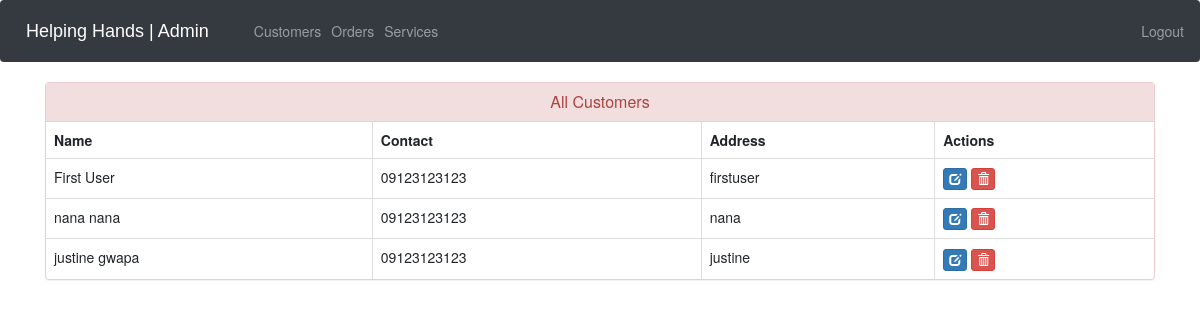
Page /view-customer (signed in) on the earlier database version.
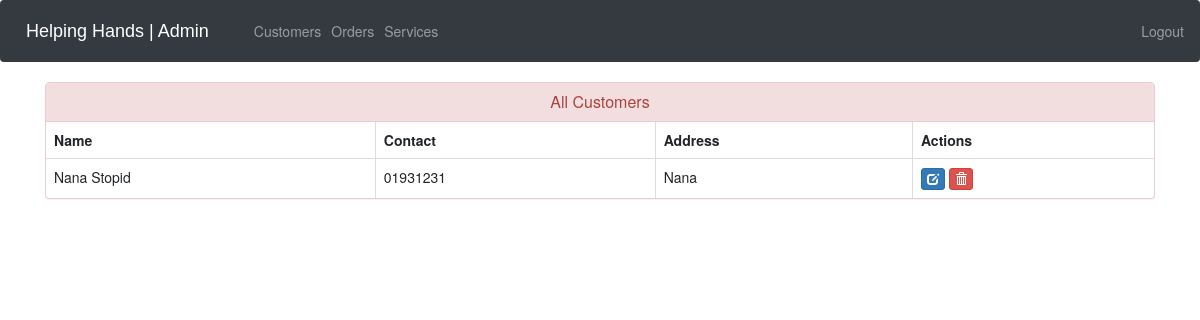
Same page on the later database version.
### ecom/models.py (models this page shows, shortened)
class Customer(models.Model):
    user=models.OneToOneField(User,on_delete=models.CASCADE)
    profile_pic= models.ImageField(upload_to='profile_pic/CustomerProfilePic/',null=True,blank=True, default='profile_pic/CustomerProfilePic/cat.jpg')
    address = models.CharField(max_length=40)
    mobile = models.CharField(max_length=20,null=False)
    @property
    def get_name(self):
        return self.user.first_name+" "+self.user.last_name

### ecom/views.py (the view)
# urls.py: path('view-customer', views.view_customer_view,name='view-customer'),
@login_required(login_url='adminlogin')
def view_customer_view(request):
    customers=models.Customer.objects.all()
    return render(request,'ecom/view_customer.html',{'customers':customers})

### templates/ecom/view_customer.html (shortened to what this page needs)
{% extends 'ecom/admin_base.html' %}
{% load static %}
{% block content %}
<head>
  <link href="//netdna.bootstrapcdn.com/bootstrap/3.0.0/css/bootstrap.min.css" rel="stylesheet" id="bootstrap-css">
</head>
<div class="container">
  <div class="panel panel-danger">
    <div class="panel-heading">
      <h6 class="panel-title">All Customers</h6>
    </div>
    <table class="table table-hover table-bordered" id="dev-table">
      <thead>
        <tr>
          <th>Name</th>
          <th>Contact</th>
          <th>Address</th>
          <th>Actions</th>
        </tr>
      </thead>
      {% for c in customers %}
      <tr>
        <td> {{c.get_name}}</td>
        <td>{{c.mobile}}</td>
        <td>{{c.address}}</td>
        <td><a class="btn btn-primary btn-xs" href="{% url 'update-customer' c.id  %}"><span class="glyphicon glyphicon-edit"></span></a>
        <a class="btn btn-danger btn-xs" href="{% url 'delete-customer' c.id  %}"><span class="glyphicon glyphicon-trash"></span></a></td>
      </tr>
      {% endfor %}
    </table>
  </div>
</div>
{% endblock content %}

### templates/ecom/admin_base.html (shortened to what this page needs)
<!DOCTYPE html>
{% load static %}
<html lang="en">
<head>
  <link rel="stylesheet" href="https://stackpath.bootstrapcdn.com/bootstrap/4.3.1/css/bootstrap.min.css">
  <link rel="stylesheet" href="https://maxcdn.bootstrapcdn.com/font-awesome/4.7.0/css/font-awesome.min.css">
</head>
<body>
  <div class="bs-example">
    <nav class="navbar navbar-expand-md navbar-dark fixed-top" style="background:#343A40;">
      <a href="/" class="navbar-brand">Helping Hands | Admin</a>
      <div class="collapse navbar-collapse justify-content-between" id="navbarCollapse">
        <div class="navbar-nav">
          <a href="/view-customer" class="nav-item nav-link">Customers</a>
          <a href="/admin-view-booking" class="nav-item nav-link">Orders</a>
          <a href="/admin-products" class="nav-item nav-link">Services</a>
        </div>
        <div class="navbar-nav navbar-right">
          <a href="/logout" class="nav-item nav-link"> Logout</a>
        </div>
      </div>
    </nav>
  </div>
  {% block content %}
  {% endblock content %}
<br><br><br><br><br><br><br><br>
</body>
</html>

### templates/ecom/admin_base.html (style rules this page uses)
.bs-example { margin: 0px; }
.navbar-brand { font-size: 20px; font-family: sans-serif; }

### templates/ecom/view_customer.html (style rules this page uses)
a:link { text-decoration: none; }
h6 { text-align: center; }

Differences in the rows shown:
removed Customer: get_name "First User", mobile "09123123123", address "firstuser"
removed Customer: get_name "nana nana", mobile "09123123123", address "nana"
removed Customer: get_name "justine gwapa", mobile "09123123123", address "justine"
added Customer: get_name "Nana Stopid", mobile "01931231", address "Nana"
